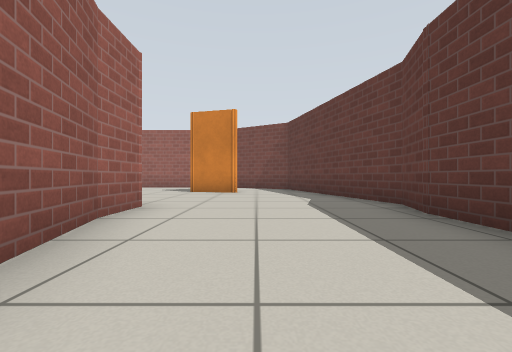
view 1 (above)

12 first-person views from a walk through a world built for the Gazebo simulator. The camera is 0.5 m above the floor, looks level and sees 90° across. The floor is counted in squares, 1 m on a side. Each view is taken from the middle of a square. On the plan, view 1 faces up. The plan holds only what a view shows up to about 9 squares ahead; the rest is blank. Simple patterns stand in for the simulator's built-in surfaces.

view 2
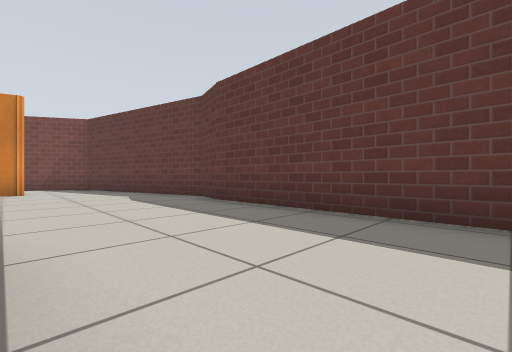

view 3
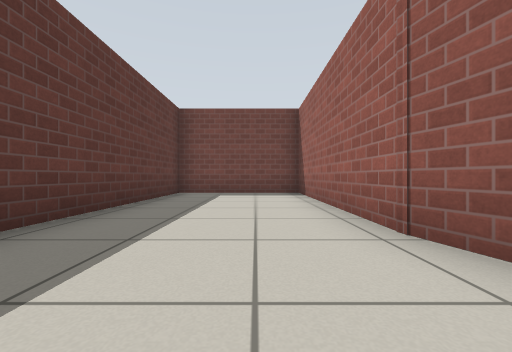

view 4
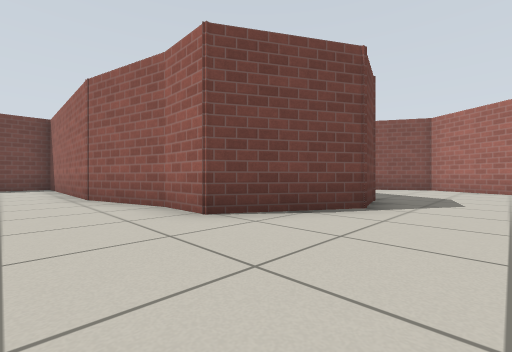

view 5
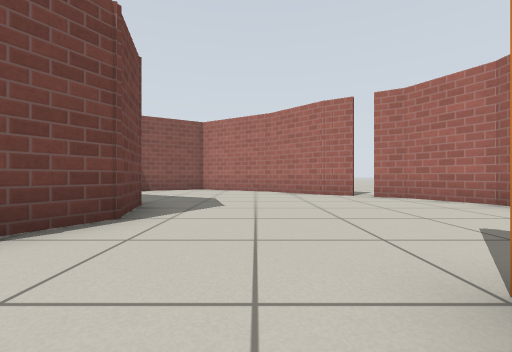

view 6
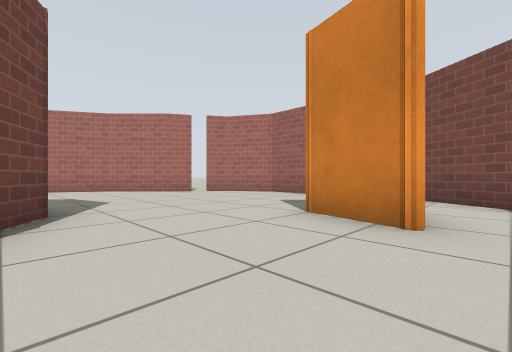

view 7
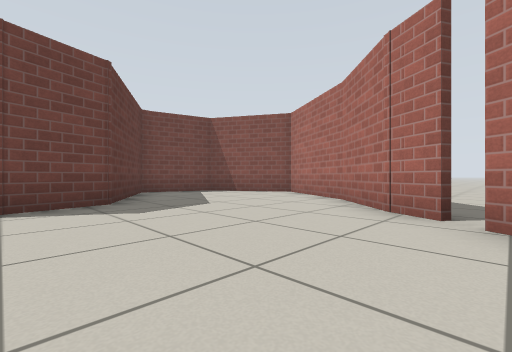

view 8
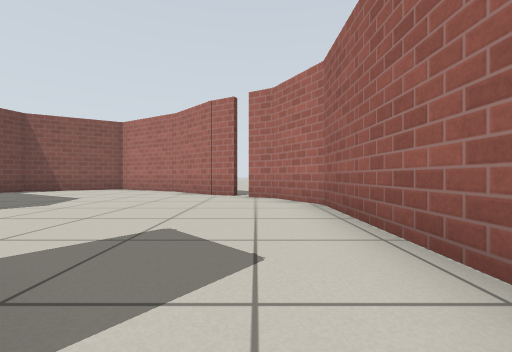

view 9
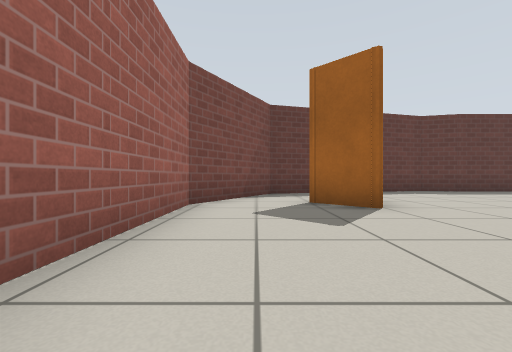

view 10
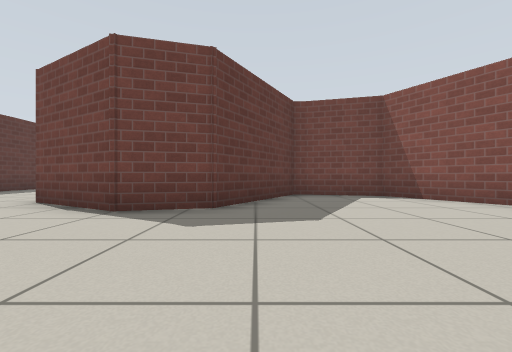

view 11
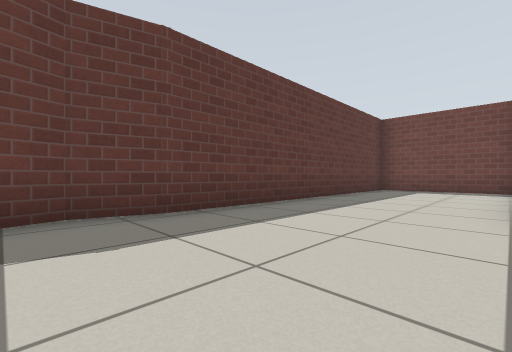

view 12
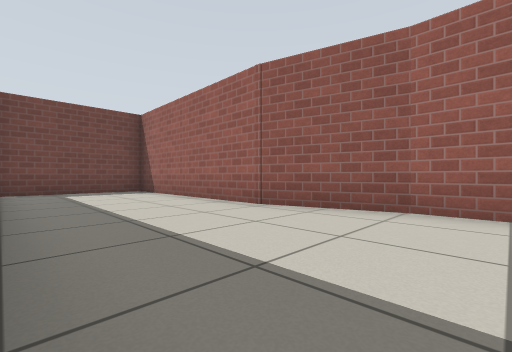

### Floor plan
Ten units are one square. View 1 is at (0, 0); x grows to the right and y downward. Boxes are objects, and circles mark ways between rooms. Rooms are numbered by the first view taken in them; rooms with no view inside come last. Other rooms are left out.
<svg viewBox="-110 -117 141 168">
<path fill="none" stroke="#000" d="M-13 -9 -13 46 23 46 23 -35M-19 -31 -12 -7M22 -33 26 -45 18 -75M-30 -48 -19 -42 -19 -30M-5 -76 -21 -81M-78 -88 -92 -74M-74 -96 -79 -87M-91 -75 -105 -50 -92 -26 -71 -21 -53 -50 -40 -54 -30 -48M0 -103 -15 -112 -55 -112 -69 -103 -73 -98M-21 -81 -11 -91M18 -75 12 -96 0 -103"/>
<circle cx="-25" cy="-65" r="3" fill="#2a7"/>
<circle cx="5" cy="-80" r="3" fill="#2a7"/>
<circle cx="-15" cy="-90" r="3" fill="#2a7"/>
<text x="0" y="-10">1</text>
<text x="-60" y="-70">2</text>
<text x="0" y="-90">3</text>
</svg>
Room 1 opens to room 2. Room 1 opens to room 3. Room 2 opens to room 3.

Where each view was taken, in squares from view 1:
view 1: 0 up, 0 right, facing up
view 2: 1 down, 1 left, facing up-right
view 3: 3 up, 0 right, facing down
view 4: 7 up, 0 right, facing down-left
view 5: 7 up, 1 left, facing left
view 6: 5 up, 0 right, facing up-left
view 7: 10 up, 4 left, facing down-left
view 8: 10 up, 1 left, facing left
view 9: 10 up, 6 left, facing right
view 10: 9 up, 6 left, facing down
view 11: 5 up, 1 left, facing down-right
view 12: 4 up, 2 right, facing down-left
